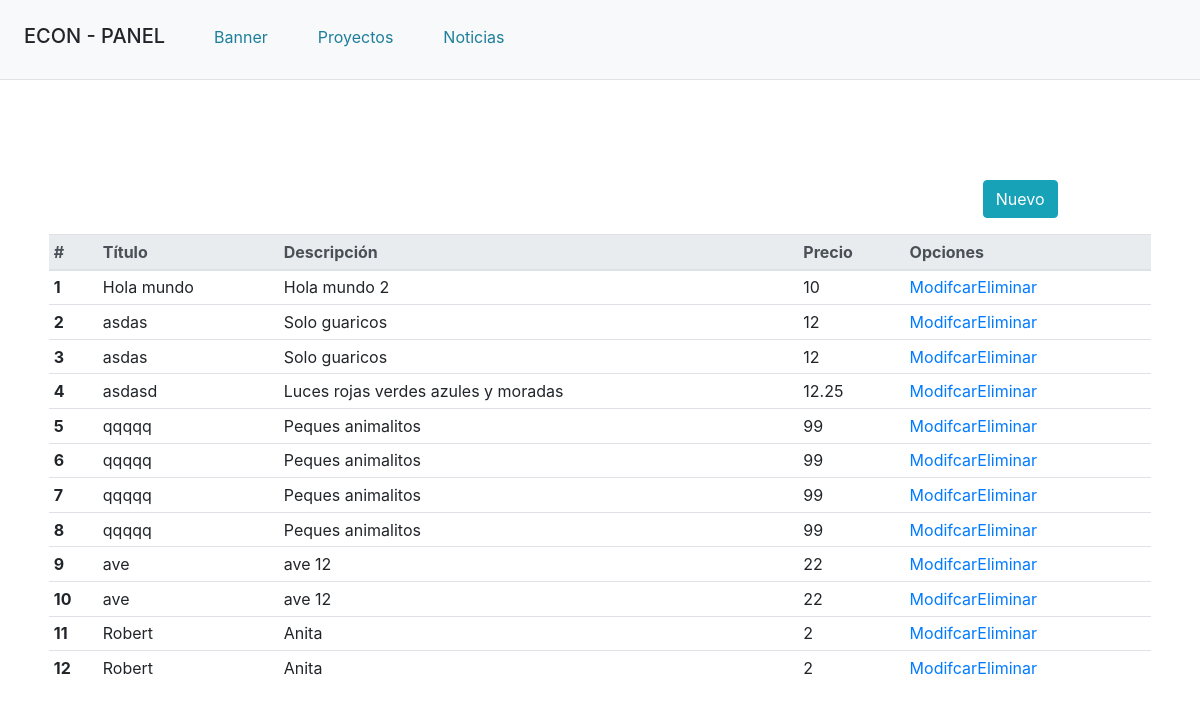
Page /index.php/banner on the committed database.
### tables this page shows
CREATE TABLE `banner` (
  `id` int(10) UNSIGNED NOT NULL,
  `titulo` varchar(128) NOT NULL,
  `descripcion` varchar(128) NOT NULL,
  `texto` text NOT NULL,
  `estado` enum('PUBLICADO','ELIMINADO') NOT NULL DEFAULT 'PUBLICADO',
  `imagen1` varchar(128) DEFAULT NULL,
  `imagen2` varchar(128) DEFAULT NULL,
  `creado_b` timestamp NULL DEFAULT NULL,
  `modificado_b` timestamp NULL DEFAULT NULL,
  `precio` varchar(10) DEFAULT NULL
);

### application/controllers/Banner.php (called while the page is built, shortened)
<?php
class Banner extends CI_Controller
{
    function __construct() {
        $this->load->model('BannerModel');
        $this->load->model('ImagenModel');
    }
    public function index()
    {
        $banners = $this->BannerModel->getBanners();
        $this->load->view('template/cabecera_admin');
        $this->load->view('banner/index',compact('banners'));
        $this->load->view('template/piedepagina_admin');
    }
}

### index.php (called while the page is built, shortened)
<?php
require_once BASEPATH.'core/CodeIgniter.php';

### application/models/BannerModel.php (called while the page is built, shortened)
<?php
class BannerModel extends CI_Model
{
    public function getBanners()
    {
        return $this->db->query('select * from banner')->result();
    }
}

### application/views/banner/index.php (the view)
<div class="container-fluid pt-0 pb-5 pr-5 pl-5">
    <div class="row text-right">
        <div class="col-11">
            <a href="<?php echo base_url();?>Banner/nuevo" class="btn btn-info" role="button">Nuevo</a>
        </div>
    </div>
    <div class="row">
        <div class="col p-3">
            <div class="table-responsive table-responsive-sm table-responsive-md table-responsive-lg table-responsive-xl">
                <table class="table table-hover table-sm">
                    <thead class="thead-light">
                        <tr>
                            <th scope="col">#</th>
                            <th scope="col">Título</th>
                            <th scope="col">Descripción</th>
                            <th scope="col">Precio</th>
                            <th scope="col">Opciones</th>
                        </tr>
                    </thead>
                    <tbody>
                        <?php
                            $n=1;
                            foreach ($banners as $banner)
                            {
                                echo "<tr>".
                                "<th scope='row'>".$n++."</th>".
                                "<td>".$banner->titulo."</td>".
                                "<td>".$banner->descripcion."</td>".
                                "<td>".$banner->precio."</td>".
                                "<td>".
                                    "<a href='banner/modificar/".$banner->id."'>Modifcar</a>".
                                    "<a href='banner/eliminar/".$banner->id."'>Eliminar</a>".
                                "</td>".
                                "</tr>";
                            }
                        ?>
                    </tbody>
                </table>
            </div>
        </div>
    </div>
</div>

### application/views/template/cabecera_admin.php (shortened to what this page needs)
<!DOCTYPE html>
<html lang="es">
    <head>
            <link href="<?php echo base_url();?>assets/css/bootstrap.min.css" rel="stylesheet" type="text/css">
            <link href="<?php echo base_url();?>assets/css/style.css" rel="stylesheet" type="text/css">
            <link href="<?php echo base_url();?>assets/vendor/fontawesome-free/css/all.min.css" rel="stylesheet" type="text/css">
            <link href="<?php echo base_url();?>assets/css/hover.css" rel="stylesheet" type="text/css">
    </head>
    <body>
        <ul class="nav nav-tabs bg-light flex-row fixed-top">
            <li class="nav-item active">
                <h5 class="p-4" >ECON - PANEL</h5>
            </li>
            <li class="nav-item">
                <a class="p-4 nav-link text-econ" href="<?php echo base_url();?>Banner/">Banner</a>
            </li>
            <li class="nav-item">
                <a class="p-4 nav-link text-econ" href="<?php echo base_url();?>Proyectos/">Proyectos</a>
            </li>
            <li class="nav-item">
                <a class="p-4 nav-link text-econ" href="<?php echo base_url();?>Noticias/">Noticias</a>
            </li>
        </ul>

### application/views/template/piedepagina_admin.php (shortened to what this page needs)
    </body>
</html>

### assets/css/style.css (style rules this page uses)
@media (min-width: 1200px) { body { margin-top: 180px; } }
.text-econ { color: rgb(30, 126, 155); }

### rows in the picture
banner: titulo "Hola mundo", descripcion "Hola mundo 2", precio "10"
banner: titulo "asdas", descripcion "Solo guaricos", precio "12"
banner: titulo "asdas", descripcion "Solo guaricos", precio "12"
banner: titulo "asdasd", descripcion "Luces rojas verdes azules y moradas", precio "12.25"
banner: titulo "qqqqq", descripcion "Peques animalitos", precio "99"
banner: titulo "qqqqq", descripcion "Peques animalitos", precio "99"
banner: titulo "qqqqq", descripcion "Peques animalitos", precio "99"
banner: titulo "qqqqq", descripcion "Peques animalitos", precio "99"
banner: titulo "ave", descripcion "ave 12", precio "22"
banner: titulo "ave", descripcion "ave 12", precio "22"
banner: titulo "Robert", descripcion "Anita", precio "2"
banner: titulo "Robert", descripcion "Anita", precio "2"
